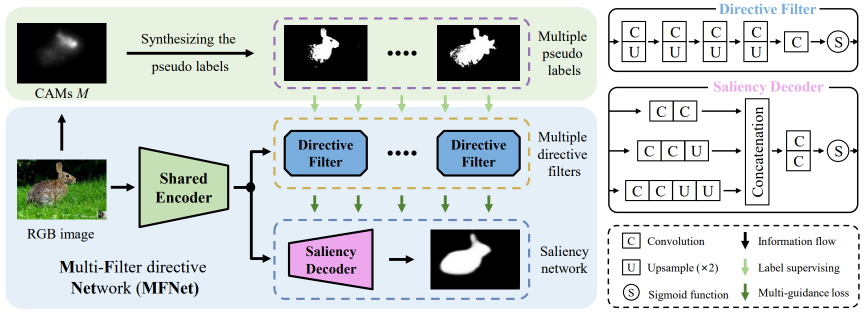
#> input picture fig/overall framework.png, 1729 x 626 px, given in place of overall framework.jpg, which was not available (shown at 1/2 size)
$ python -i slic.py   (imports and definitions only)   (older library calls are emulated)
#> lines starting #> are read from the running program, lines starting #| are printed output that depends on the picture; after the words box and inside, x2 and y2 are one past the last pixel; in counts of white or black regions, pixels touching at a corner belong together; pictures that were not available may be replaced by others from this repository, and a replacement may not be noted
import pdb
import os
import time
import numpy as np
import matplotlib.pyplot as plt
import pydensecrf.densecrf as dcrf
from pydensecrf.utils import unary_from_softmax, create_pairwise_bilateral
import PIL.Image as Image
import multiprocessing
# from evaluate_sal import fm_and_mae
from skimage.segmentation import slic
from tqdm import tqdm
import cv2

img_root = 'data/DUTS-train/image'  # D:/datasets/ECSSD/ECSSD-image
prob_root = 'data/pseudo_labels/label1_1'
output_root = 'data/pseudo_labels/label1_1'


# [2 lines not run here, left out]
# [1 line that did not run here, left out]


def myfunc(img_name):
#> called with img_name = '../fig/overall framework.png'
    img = Image.open(os.path.join(img_root, img_name[:-4]+'.jpg')).convert('RGB')
#> img is the input picture: PIL image 1729x626 RGB; mean R, G, B 203.4, 209.8, 210.3
    W, H = img.size
#> W = 1729; H = 626
    img = np.array(img, dtype=np.uint8)
    probs = Image.open(os.path.join(prob_root, img_name[:-4]+'.png')).convert('L')
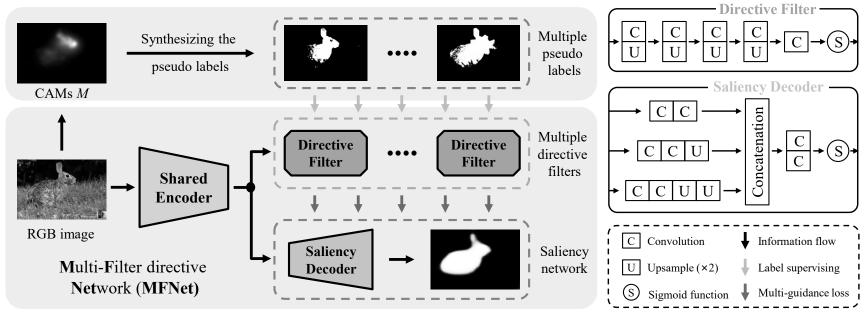
#> probs: PIL image 1729x626 L (shown at 1/2 size); min 0, max 255, mean 208.1
    probs = probs.resize((W, H))
    probs = np.array(probs)

    # a = probs.mean()
    # probs[probs < (0.6 * a)] = 0
    # probs[probs>40]=255
    # probs[probs<20]=0

    # probs[probs > 20] = 255
    a = probs.mean()
#> a = 208.1
    probs[probs > (1.5*a)] = 255
    probs[probs < (0.8*a)] = 0
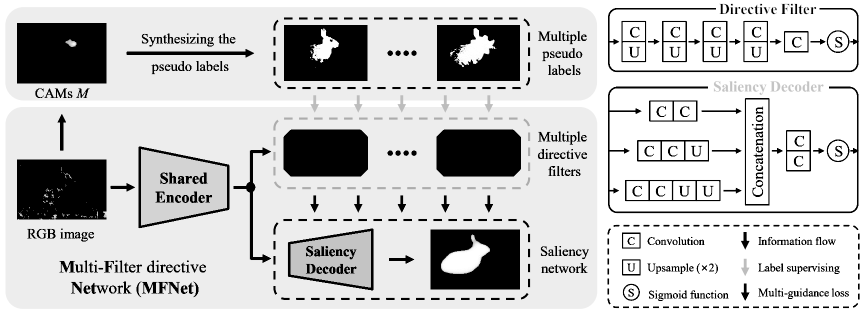
#> probs: shape (626, 1729) (shown at 1/2 size); 8.96% of pixels changed, all inside (x1, y1, x2, y2) = (34, 8, 1719, 616)

    probs = probs.astype(np.float)/255.0

    # superpixel
    img_lab = cv2.cvtColor(img, cv2.COLOR_RGB2LAB).astype(np.float) / 255.0
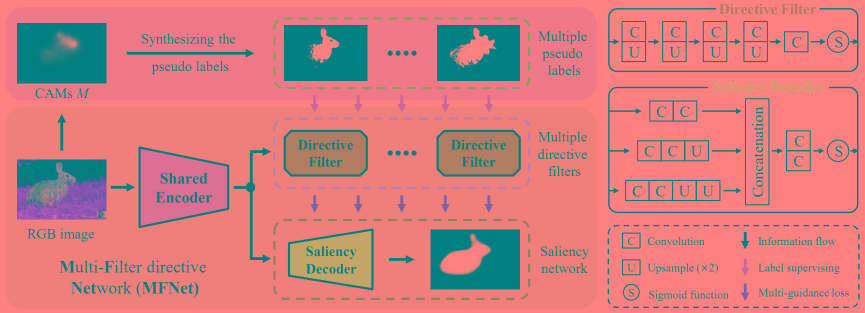
#> img_lab: shape (626, 1729, 3) float64 (shown at 1/2 size); mean R, G, B 0.826, 0.495, 0.498
    sp_label = slic(img_lab, n_segments=200, compactness=20)
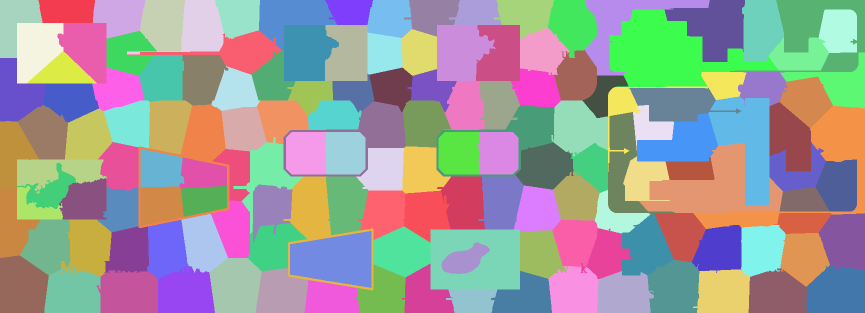
#> sp_label: shape (626, 1729) int64 (shown at 1/2 size); 147 distinct labels, from 1 to 147; one colour per label, 0 black
    # in case of empty superpixels
    sp_onehot = np.arange(sp_label.max() + 1) == sp_label[..., None]
    sp_onehot = sp_onehot[:, :, sp_onehot.sum(0).sum(0) > 0]
    rs, cs, num = np.where(sp_onehot)
    for i, n in enumerate(num):
        sp_label[rs[i], cs[i]] = n
#> sp_label: shape (626, 1729) int64; 147 distinct labels, from 0 to 146
    sp_num = sp_label.max() + 1
#> sp_num = 147
    sp_prob = []
    for i in range(sp_num):
        sp_prob.append(probs[sp_label == i].mean())
#> after the loop, sp_prob = 147 values, max 1 at index 104, min 0 at index 19, mean 0.794
    sp_prob = np.array(sp_prob)
    msk = np.zeros(probs.shape)
    for i in range(sp_num):
        msk[sp_label==i] = sp_prob[i]
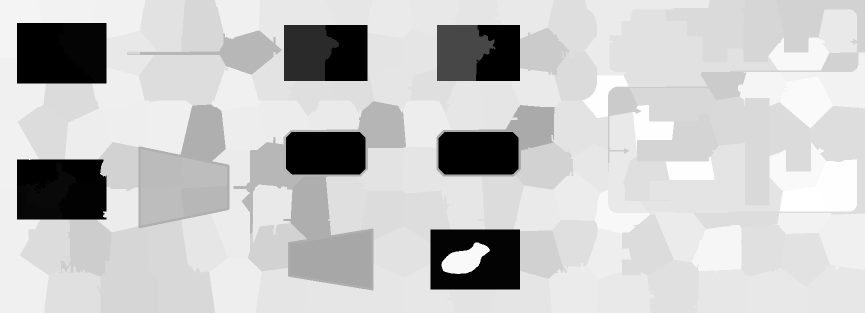
#> msk: shape (626, 1729) float64 (shown at 1/2 size); min 0, max 1, mean 0.782
    probs = msk

    probs = np.concatenate((1-probs[None, ...], probs[None, ...]), 0)
    # Example using the DenseCRF class and the util functions
#> (the run stopped early here; a loop or call above may not have finished)
